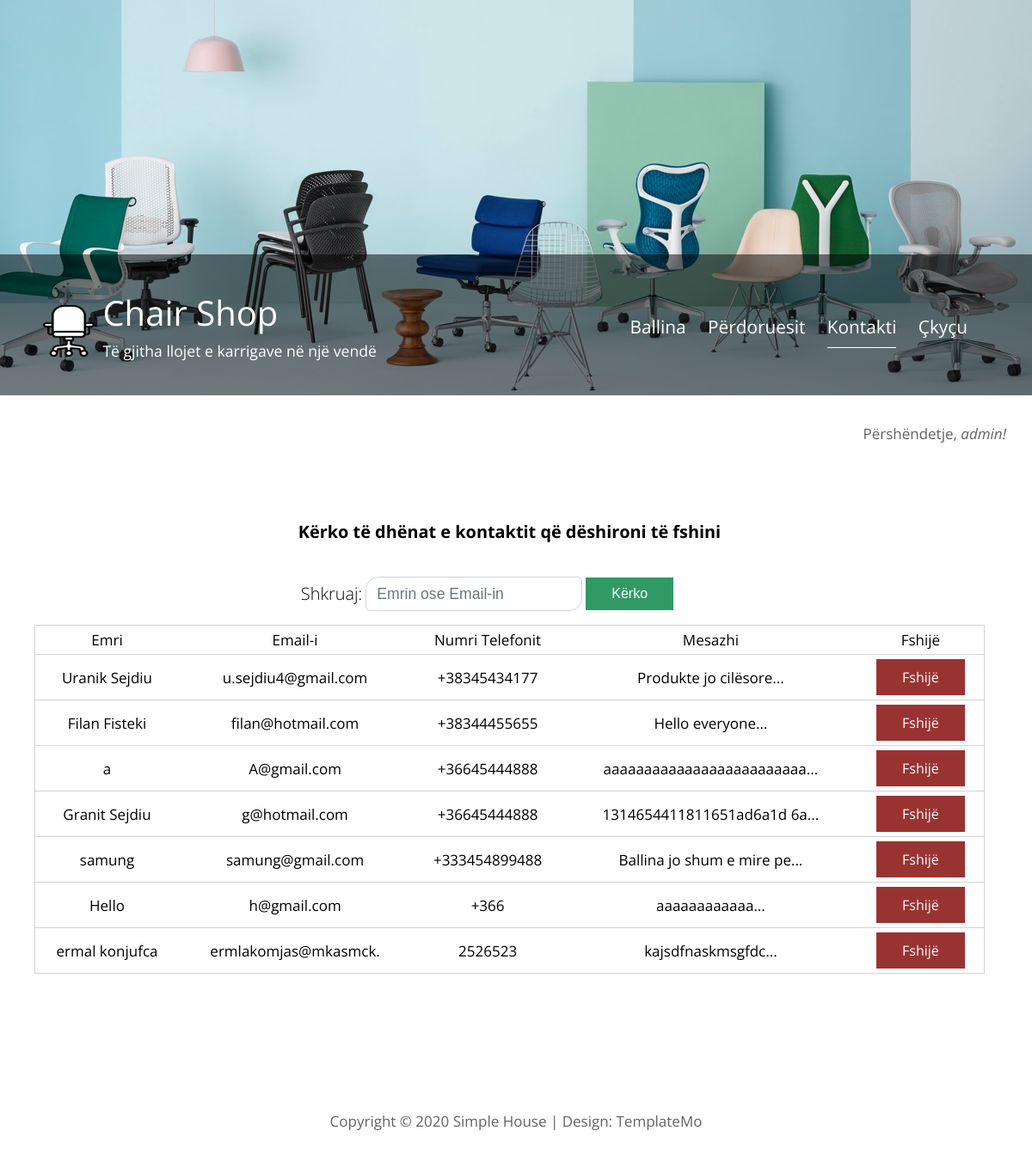
The app's page /chairshop/ModuliAdministratorit/fshij_contact.php?term=a (signed in) with its own data.
### tables this page shows
CREATE TABLE `users` (
  `ID_usr` int(11) NOT NULL,
  `username` varchar(30) NOT NULL,
  `password` varchar(25) NOT NULL,
  `email` varchar(20) NOT NULL
);

CREATE TABLE `contact` (
  `con_ID` int(11) NOT NULL,
  `Emri` varchar(50) NOT NULL,
  `Email` varchar(20) NOT NULL,
  `NrTel` varchar(20) NOT NULL,
  `Mesazhi` varchar(500) NOT NULL
);

CREATE TABLE `elementet` (
  `ID_Elem` int(11) NOT NULL,
  `Titulli` varchar(50) NOT NULL,
  `Pershkrimi` varchar(1000) NOT NULL,
  `File` varchar(300) NOT NULL,
  `Lokacioni` varchar(50) NOT NULL
);

### chairshop/ModuliAdministratorit/check.php (called while the page is built, shortened)
<?php
include('config.php');
$user_check=$_SESSION['username'];
$ses_sql = mysqli_query($conn,"SELECT username FROM users WHERE username='$user_check' ");
$row=mysqli_fetch_array($ses_sql,MYSQLI_ASSOC);
$login_user=$row['username'];
?>

### chairshop/ModuliAdministratorit/fshij_contact.php (the view, shortened to what this page needs)
<?php
	include("check.php");
?>
<?php
	include_once("config.php");
?>
<!DOCTYPE html>
<html>
<head>
	<link href="css/all.min.css" rel="stylesheet" />
	<link href="css/templatemo-style.css" rel="stylesheet" />
</head>
<body>
	<div class="container">
		<div class="placeholder">
			<div class="parallax-window" data-parallax="scroll" data-image-src="img/banner.jpg">
				<div class="tm-header">
					<div class="row tm-header-inner">
						<div class="col-md-6 col-12">
							<img src="img/final1.png" alt="Logo" class="tm-site-logo" />
							<div class="tm-site-text-box">
								<h1 class="tm-site-title">Chair Shop</h1>
								<h6 class="tm-site-description">Të gjitha llojet e karrigave në një vendë</h6>
							</div>
						</div>
						<nav class="col-md-6 col-12 tm-nav">
							<ul class="tm-nav-ul">
								<li class="tm-nav-li"><a href="ballina.php" class="tm-nav-link">Ballina</a></li>
								<li class="tm-nav-li"><a href="perdoruesit.php" class="tm-nav-link">Përdoruesit</a></li>
								<li class="tm-nav-li"><a href="contact.php" class="tm-nav-link active">Kontakti</a></li>
								<li class="tm-nav-li"><a href="logout.php" class="tm-nav-link">Çkyçu</a></li>
							</ul>
						</nav>
					</div>
				</div>
			</div>
		</div>
		<main>
			<p style="text-align: right; padding:30px;">Përshëndetje, <em><?php  echo $login_user;?>!</em></p>
			<div class="tm-container-inner tm-features">
				<div class="row">
						<form style="margin: auto;" action="" method="post">
							<table>
								<tr>
									<h3>Kërko të dhënat e kontaktit që dëshironi të fshini</h3>
								</tr>
							<tr>
								<td>
								<h3 style="font-weight:100;"> Shkruaj:</h3>
								</td>
								<td>
									<input class="form-control" type="text" name="term" placeholder="Emrin ose Email-in"/>
								</td>
								<td> <input class="tm-btn tm-btn-success tm-btn-right" type="submit" value="Kërko" /></td>
							</tr>
						</table>
						</form>
						<div class="table">
							<table width="100%;" style="text-align: center;">
								<tr>
									<td style="padding: 5px;">Emri</td>
									<td style="padding: 5px;">Email-i</td>
									<td style="padding: 5px;">Numri Telefonit</td>
									<td style="padding: 5px;">Mesazhi</td>
									<td style="padding: 5px;">Fshijë</td>
								</tr>
									<?php
										if (!empty($_REQUEST['term'])) {
											$term = mysqli_real_escape_string
											($conn,$_REQUEST['term']);
											$sql = mysqli_query($conn,
											"SELECT * FROM contact
											WHERE Emri LIKE '%".$term."%'
											OR  Email LIKE '%".$term."%'");
											while($row = mysqli_fetch_array($sql)) {
													echo "<tr>";
													echo "<td>".$row['Emri']."</td>";
													echo "<td>".$row['Email']."</td>";
													echo "<td>".$row['NrTel']."</td>";
													$mesage=$row['Mesazhi'];
													$msg=substr($mesage,0,25);
													echo "<td>".$msg."...</td>";
													echo "<td><a href=\"delete_contact.php?con_ID=$row[con_ID]\" onClick=\"return confirm('A jeni te sigurt se deshironi te fshini kontaktin?')\"class='tm-btn tm-btn-danger'>Fshijë</a></td></tr>";
												}
										}
									?>
						</div>
				</div>
			</div>
		</main>
		<br>
		<br>
		<br>
		<br>
		<?php include_once('footer.php');?>
	</div>
</body>
</html>

### chairshop/ModuliAdministratorit/footer.php (shortened to what this page needs)
<footer class="tm-footer text-center">
	<?php
$result=mysqli_query($conn, "SELECT * FROM elementet WHERE Lokacioni ='Footer'");
while ($row=mysqli_fetch_assoc($result)) {
    extract($row);
    ?>
  <?php echo $Pershkrimi; ?>
<?php } ?>
</footer>

### chairshop/ModuliAdministratorit/css/templatemo-style.css (style rules this page uses)
ul, nav, body, h1, h2, h4, h6, p, figure { margin: 0; padding: 0; }
a, button { transition: all 0.3s ease; }
html { width: 100%; box-sizing: border-box; -ms-overflow-style: scrollbar; }
*, *::before, *::after { box-sizing: inherit; }
.container { width: 100%; margin-right: auto; margin-left: auto; }
.tm-container-inner, .tm-container-inner-2 { padding-left: 15px; padding-right: 15px; }
.row { display: -ms-flexbox; display: flex; -ms-flex-wrap: wrap; flex-wrap: wrap; margin-left: -15px; }
.col-lg-3, .col-lg-4, .col-lg-6, .col-md-4, .col-md-6, .col-sm-6, .col-12 { position: relative; width: 100%; padding-right: 15px; padding-left: 15px; }
.col-12 { -ms-flex: 0 0 100%; flex: 0 0 100%; max-width: 100%; }
@media (min-width: 768px) { .col-md-6 { -ms-flex: 0 0 50%; flex: 0 0 50%; max-width: 50%; } }
.tm-btn { display: inline-block; font-size: 1rem; width: auto; padding: 10px 30px; text-decoration: none; cursor: pointer; border: 0; }
.tm-btn-success { background-color: #319966; color: white; }
.tm-btn-danger { background-color: #993332; color: white; }
.text-center { text-align: center; }
body { width: 100%; font-family: 'Open Sans', Arial, sans-serif; font-size: 17px; background-color: white; overflow-x: hidden; }
.container { background-color: white; }
p, address { color: #626364; line-height: 1.8; }
.placeholder { width: 100%; min-height: 460px; background-color: #556E5B; }
.parallax-window { min-height: 460px; background: transparent; position: relative; }
.tm-header { background-color: rgba(0,0,0,0.5); position: absolute; bottom: 0; left: 0; width: 100%; color: white; z-index: 1000; }
.tm-header-inner { padding: 40px 50px; }
.tm-site-logo { display: inline-block; margin-right: 5px; }
.tm-site-text-box { display: inline-block; }
.tm-site-title { font-size: 2.5rem; font-weight: 400; margin-bottom: 5px; }
.tm-site-description { font-size: 1.1rem; font-weight: 400; }
.tm-nav { text-align: right; margin-top: 30px; }
.tm-nav-ul { font-size: 1.3rem; justify-content: flex-end; }
.tm-nav-li { display: inline-block; list-style: none; margin-bottom: 0; padding-right: 10px; padding-left: 10px; }
.tm-nav-link { color: white; text-decoration: none; padding-bottom: 10px; }
.tm-nav-link.active, .tm-nav-link:hover { border-bottom: 1px solid white; }
.tm-section, .tm-container-inner, .tm-container-inner-2 { margin-left: auto; margin-right: auto; }
@media (min-width: 768px) { .tm-gallery-page, .tm-section, .tm-container-inner, .tm-container-inner-2 { max-width: 840px; } }
@media (min-width: 992px) { .tm-container-inner { max-width: 1120px; } }
.tm-footer { padding: 25px 15px; margin-top: 40px; }
.tm-footer a { color: #626364; text-decoration: none; }
.tm-features { margin-top: 35px; }
.table { display: block; overflow-x: auto; white-space: nowrap; align-items: center; width: 100%; }
.table table { border:solid #d3d3d3 1px; border-collapse: collapse; box-shadow: 0 0 0 0.2px; }
.table tr { padding: 5px; border-collapse: collapse; border-bottom-top:solid #d3d3d3 1px; }
.table td { padding: 5px; border-collapse: collapse; border-bottom:solid #d3d3d3 1px; }
.tm-btn-right { align-self: flex-end; }
.form-control { display: block; width: 100%; padding: 0.375rem 0.75rem; font-size: 1.1rem; font-weight: 400; line-height: 1.5; color: #626364; background-color: #fff; background-clip: padding-box; border: 1px solid #ced4da; border-radius: 15px 5px; transition: border-color 0.15s ease-in-out, box-shadow 0.15s ease-in-out; }
.form-control::placeholder { color: #6c757d; opacity: 1; }

### records on screen
users: username "admin"
contact: Emri "Uranik Sejdiu", Email "u.sejdiu4@gmail.com", NrTel "+38345434177", Mesazhi "Produkte jo cilësore"
contact: Emri "Filan Fisteki", Email "filan@hotmail.com", NrTel "+38344455655", Mesazhi "Hello everyone"
contact: Emri "a", Email "A@gmail.com", NrTel "+36645444888", Mesazhi "aaaaaaaaaaaaaaaaaaaaaaaaa"
contact: Emri "Granit Sejdiu", Email "g@hotmail.com", NrTel "+36645444888", Mesazhi "1314654411811651ad6a1d 6a"
contact: Emri "samung", Email "samung@gmail.com", NrTel "+333454899488", Mesazhi "Ballina jo shum e mire pe"
contact: Emri "Hello", Email "h@gmail.com", NrTel "+366", Mesazhi "aaaaaaaaaaaa"
contact: Emri "ermal konjufca", Email "ermlakomjas@mkasmck.", NrTel "2526523", Mesazhi "kajsdfnaskmsgfdc"
elementet: Pershkrimi "Copyright © 2020 Simple House | Design: TemplateMo"
